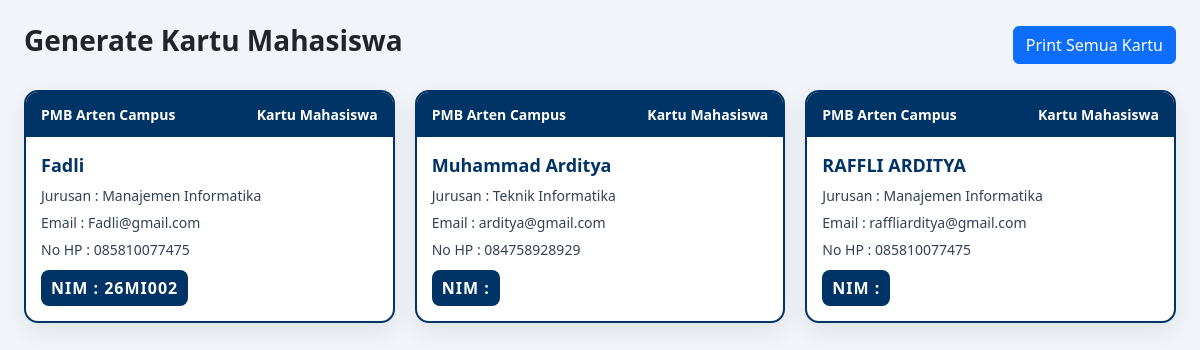
/admin/generate_kartu.php (signed in), run on the app's committed database.
### tables this page shows
CREATE TABLE `daftar_ulang` (
  `id_daftar_ulang` int(11) NOT NULL,
  `id_pendaftaran` int(11) DEFAULT NULL,
  `tanggal_daftar_ulang` date DEFAULT NULL,
  `no_induk_mahasiswa` varchar(20) DEFAULT NULL,
  `status_pembayaran` enum('belum','lunas') DEFAULT 'belum',
  `bukti_pembayaran` varchar(255) DEFAULT NULL,
  `upload_ktp` varchar(255) DEFAULT NULL,
  `upload_kk` varchar(255) DEFAULT NULL,
  `status_verifikasi` enum('menunggu','diterima','ditolak') DEFAULT 'menunggu'
);

CREATE TABLE `calon_mahasiswa` (
  `id_calon` int(11) NOT NULL,
  `nama_lengkap` varchar(100) NOT NULL,
  `email` varchar(100) NOT NULL,
  `no_test` varchar(20) DEFAULT NULL,
  `nim` varchar(20) DEFAULT NULL,
  `foto` varchar(255) DEFAULT NULL,
  `password` varchar(255) NOT NULL,
  `no_hp` varchar(15) DEFAULT NULL,
  `alamat` text DEFAULT NULL,
  `asal_sekolah` varchar(100) DEFAULT NULL,
  `jurusan_sekolah` varchar(50) DEFAULT NULL,
  `tahun_lulus` year(4) DEFAULT NULL,
  `jenis_kelamin` enum('L','P') DEFAULT NULL,
  `tempat_lahir` varchar(50) DEFAULT NULL,
  `tanggal_lahir` date DEFAULT NULL,
  `created_at` timestamp NOT NULL DEFAULT current_timestamp()
);

CREATE TABLE `jurusan` (
  `id_jurusan` int(11) NOT NULL,
  `kode_jurusan` varchar(10) NOT NULL,
  `nama_jurusan` varchar(100) NOT NULL,
  `kuota` int(11) NOT NULL
);

### admin/generate_kartu.php (the view, shortened to what this page needs)
<?php
require_once '../config/database.php';
$query = "
SELECT du.no_induk_mahasiswa, cm.nama_lengkap, cm.email, cm.no_hp,
       cm.asal_sekolah, j.nama_jurusan
FROM daftar_ulang du
JOIN pendaftaran p ON du.id_pendaftaran = p.id_pendaftaran
JOIN calon_mahasiswa cm ON p.id_calon = cm.id_calon
JOIN jurusan j ON p.id_jurusan = j.id_jurusan
ORDER BY cm.nama_lengkap ASC
";
$result = mysqli_query($conn, $query);
?>
<!DOCTYPE html>
<html lang="id">
<head>
<link href="https://cdn.jsdelivr.net/npm/bootstrap@5.3.0-alpha1/dist/css/bootstrap.min.css" rel="stylesheet">
</head>
<body class="p-4">
<div class="d-flex justify-content-between align-items-center mb-4 no-print">
    <h3 class="fw-bold">Generate Kartu Mahasiswa </h3>
    <button class="btn btn-primary" onclick="window.print()">
        Print Semua Kartu
    </button>
</div>
<div class="kartu-wrapper">
<?php while($row = mysqli_fetch_assoc($result)): ?>
<div class="kartu-mhs">
    <div class="kartu-header">
        <span> PMB Arten Campus</span>
        <span>Kartu Mahasiswa</span>
    </div>
    <div class="kartu-body">
        <div class="nama-mhs">
            <?php echo htmlspecialchars($row['nama_lengkap']); ?>
        </div>
        <div class="data-mhs">
            Jurusan : <?php echo $row['nama_jurusan']; ?>
        </div>
        <div class="data-mhs">
            Email : <?php echo $row['email']; ?>
        </div>
        <div class="data-mhs">
            No HP : <?php echo $row['no_hp']; ?>
        </div>
        <div class="nim">
            NIM : <?php echo $row['no_induk_mahasiswa']; ?>
        </div>
    </div>
</div>
<?php endwhile; ?>
</div>
</body>
</html>

### admin/generate_kartu.php (style rules this page uses)
body { background:#f1f5f9; font-family: 'Segoe UI', sans-serif; }
.kartu-wrapper { display:grid; grid-template-columns:repeat(auto-fill,minmax(330px,1fr)); gap:20px; }
.kartu-mhs { width:100%; background:white; border-radius:14px; box-shadow:0 8px 25px rgba(0,0,0,0.08); overflow:hidden; border:2px solid #003366; }
.kartu-header { background:#003366; color:white; padding:12px 15px; font-weight:600; font-size:14px; display:flex; justify-content:space-between; align-items:center; }
.kartu-body { padding:15px; }
.nama-mhs { font-size:18px; font-weight:700; color:#003366; }
.data-mhs { font-size:14px; margin-top:6px; color:#334155; }
.nim { margin-top:10px; font-weight:700; background:#003366; color:white; padding:6px 10px; border-radius:8px; display:inline-block; letter-spacing:1px; }

### data on the page
daftar_ulang: calon_mahasiswa.nama_lengkap "Fadli", jurusan.nama_jurusan "Manajemen Informatika", calon_mahasiswa.email "Fadli@gmail.com", calon_mahasiswa.no_hp "085810077475", no_induk_mahasiswa "26MI002"
calon_mahasiswa: nama_lengkap "Muhammad Arditya", jurusan.nama_jurusan "Teknik Informatika", email "arditya@gmail.com", no_hp "084758928929"
calon_mahasiswa: nama_lengkap "RAFFLI ARDITYA", jurusan.nama_jurusan "Manajemen Informatika", email "raffliarditya@gmail.com", no_hp "085810077475"
